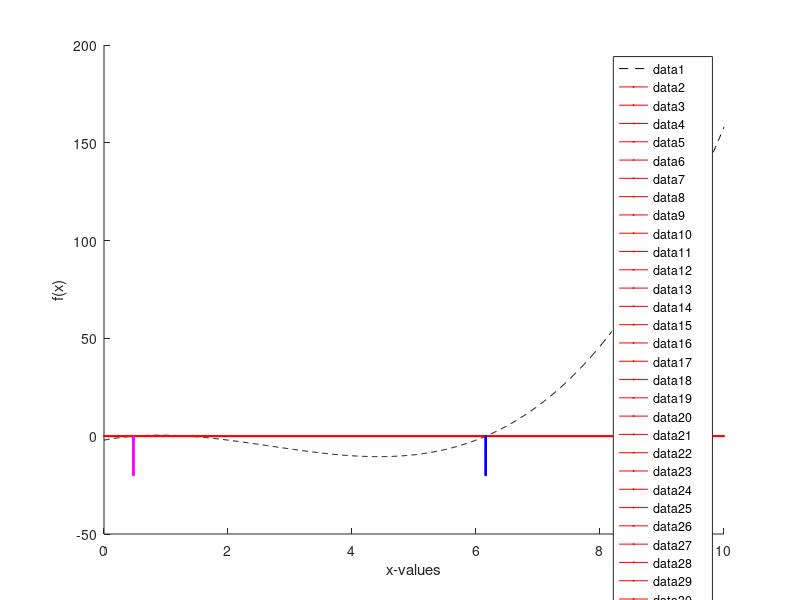

Write the MATLAB code that produced this figure.
clc;clear

%First root finding
a = 4.5;    %initial guess
iter1 = 0;  %iteration counter
error = 1;  %initial error
while error > 10^-8 %stopping criterion
    a_prev = a; %previous root updated for next iteration
    a = a - (-2+(6*a)-(4*(a^2))+(.5*(a^3)))/(6-(8*a)+(1.5*(a^2)));  %using Newton-Raphson method to determine where to place tangent line
    error = abs((a - a_prev)/a_prev);   %error calculation
    iter1 = iter1+1;    %iteration update
end
a1 = a; %save root

%Second root finding
a = 4.43;
iter2 = 0;
error = 1;
while error > 10^-8
    a_prev = a;
    a = a - (-2+(6*a)-(4*(a^2))+(.5*(a^3)))/(6-(8*a)+(1.5*(a^2)));
    error = abs((a - a_prev)/a_prev);
    iter2 = iter2+1;
end
a2 = a;

%Plotting
x = 0:.01:10;   %x range
f = -2+(6.*x)-(4.*(x.^2))+(.5.*(x.^3)); %function
% f_1 = 6-(8.*x)+(1.5.*(x.^2)); %function first derivative
hold on
plot(x,f,'k--') %function
plot(x,0,'r-x','markersize',1)  %zero line
plot(a1,-20:.1:0,'b-x','markersize',1)  %root 1 indicator
plot(a2,-20:.1:0,'m-x','markersize',1)  %root 2 indicator
xlabel('x-values')  %x axis label
ylabel('f(x)')  %y axis label
legend('show','Function','Zero','Root 1','Root 2')  %legend
hold off